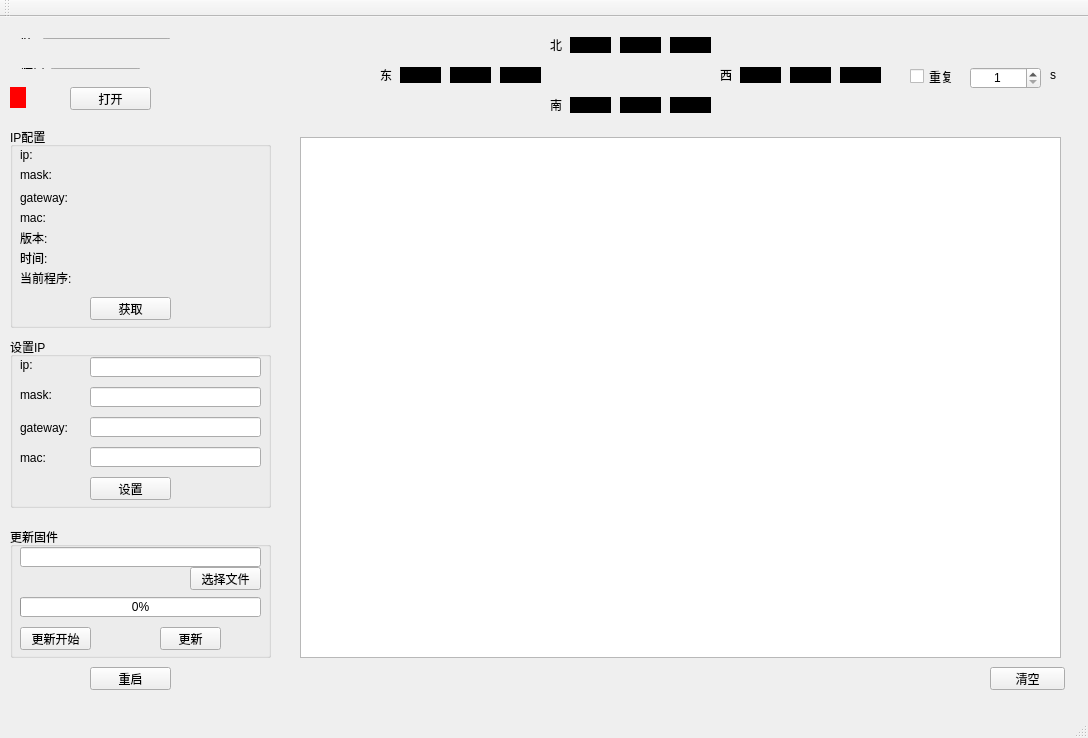
<?xml version="1.0" encoding="UTF-8"?>
<ui version="4.0">
 <class>MainWindow</class>
 <widget class="QMainWindow" name="MainWindow">
  <property name="geometry">
   <rect>
    <x>0</x>
    <y>0</y>
    <width>1088</width>
    <height>738</height>
   </rect>
  </property>
  <property name="windowTitle">
   <string>MainWindow</string>
  </property>
  <widget class="QWidget" name="centralWidget">
   <widget class="QGroupBox" name="groupBox">
    <property name="geometry">
     <rect>
      <x>10</x>
      <y>110</y>
      <width>261</width>
      <height>201</height>
     </rect>
    </property>
    <property name="title">
     <string>IP配置</string>
    </property>
    <widget class="QLabel" name="label_3">
     <property name="geometry">
      <rect>
       <x>10</x>
       <y>20</y>
       <width>31</width>
       <height>16</height>
      </rect>
     </property>
     <property name="text">
      <string>ip:</string>
     </property>
    </widget>
    <widget class="QLabel" name="ip_label">
     <property name="geometry">
      <rect>
       <x>90</x>
       <y>20</y>
       <width>161</width>
       <height>21</height>
      </rect>
     </property>
     <property name="text">
      <string/>
     </property>
    </widget>
    <widget class="QLabel" name="label10">
     <property name="geometry">
      <rect>
       <x>10</x>
       <y>40</y>
       <width>31</width>
       <height>16</height>
      </rect>
     </property>
     <property name="text">
      <string>mask:</string>
     </property>
    </widget>
    <widget class="QLabel" name="mask_label">
     <property name="geometry">
      <rect>
       <x>90</x>
       <y>40</y>
       <width>161</width>
       <height>21</height>
      </rect>
     </property>
     <property name="text">
      <string/>
     </property>
    </widget>
    <widget class="QLabel" name="gateway_label">
     <property name="geometry">
      <rect>
       <x>90</x>
       <y>60</y>
       <width>161</width>
       <height>20</height>
      </rect>
     </property>
     <property name="text">
      <string/>
     </property>
    </widget>
    <widget class="QLabel" name="label_8">
     <property name="geometry">
      <rect>
       <x>10</x>
       <y>60</y>
       <width>71</width>
       <height>21</height>
      </rect>
     </property>
     <property name="text">
      <string>gateway:</string>
     </property>
    </widget>
    <widget class="QLabel" name="label_9">
     <property name="geometry">
      <rect>
       <x>10</x>
       <y>80</y>
       <width>51</width>
       <height>21</height>
      </rect>
     </property>
     <property name="text">
      <string>mac:</string>
     </property>
    </widget>
    <widget class="QLabel" name="mac_label">
     <property name="geometry">
      <rect>
       <x>90</x>
       <y>80</y>
       <width>161</width>
       <height>21</height>
      </rect>
     </property>
     <property name="text">
      <string/>
     </property>
    </widget>
    <widget class="QPushButton" name="getip_button">
     <property name="geometry">
      <rect>
       <x>80</x>
       <y>170</y>
       <width>81</width>
       <height>23</height>
      </rect>
     </property>
     <property name="text">
      <string>获取</string>
     </property>
    </widget>
    <widget class="QLabel" name="version_label">
     <property name="geometry">
      <rect>
       <x>90</x>
       <y>100</y>
       <width>161</width>
       <height>20</height>
      </rect>
     </property>
     <property name="text">
      <string/>
     </property>
    </widget>
    <widget class="QLabel" name="label_25">
     <property name="geometry">
      <rect>
       <x>10</x>
       <y>100</y>
       <width>51</width>
       <height>21</height>
      </rect>
     </property>
     <property name="text">
      <string>版本:</string>
     </property>
    </widget>
    <widget class="QLabel" name="label_26">
     <property name="geometry">
      <rect>
       <x>10</x>
       <y>120</y>
       <width>51</width>
       <height>21</height>
      </rect>
     </property>
     <property name="text">
      <string>时间:</string>
     </property>
    </widget>
    <widget class="QLabel" name="time_label">
     <property name="geometry">
      <rect>
       <x>90</x>
       <y>120</y>
       <width>161</width>
       <height>20</height>
      </rect>
     </property>
     <property name="text">
      <string/>
     </property>
    </widget>
    <widget class="QLabel" name="label_27">
     <property name="geometry">
      <rect>
       <x>10</x>
       <y>140</y>
       <width>71</width>
       <height>21</height>
      </rect>
     </property>
     <property name="text">
      <string>当前程序:</string>
     </property>
    </widget>
    <widget class="QLabel" name="program_label">
     <property name="geometry">
      <rect>
       <x>90</x>
       <y>140</y>
       <width>161</width>
       <height>20</height>
      </rect>
     </property>
     <property name="text">
      <string/>
     </property>
    </widget>
   </widget>
   <widget class="QGroupBox" name="groupBox_2">
    <property name="geometry">
     <rect>
      <x>10</x>
      <y>320</y>
      <width>261</width>
      <height>171</height>
     </rect>
    </property>
    <property name="title">
     <string>设置IP</string>
    </property>
    <widget class="QLabel" name="label_4">
     <property name="geometry">
      <rect>
       <x>10</x>
       <y>20</y>
       <width>31</width>
       <height>16</height>
      </rect>
     </property>
     <property name="text">
      <string>ip:</string>
     </property>
    </widget>
    <widget class="QLabel" name="label10_2">
     <property name="geometry">
      <rect>
       <x>10</x>
       <y>50</y>
       <width>31</width>
       <height>16</height>
      </rect>
     </property>
     <property name="text">
      <string>mask:</string>
     </property>
    </widget>
    <widget class="QLabel" name="label_10">
     <property name="geometry">
      <rect>
       <x>10</x>
       <y>80</y>
       <width>61</width>
       <height>21</height>
      </rect>
     </property>
     <property name="text">
      <string>gateway:</string>
     </property>
    </widget>
    <widget class="QLabel" name="label_11">
     <property name="geometry">
      <rect>
       <x>10</x>
       <y>110</y>
       <width>51</width>
       <height>21</height>
      </rect>
     </property>
     <property name="text">
      <string>mac:</string>
     </property>
    </widget>
    <widget class="QPushButton" name="setip_button">
     <property name="geometry">
      <rect>
       <x>80</x>
       <y>140</y>
       <width>81</width>
       <height>23</height>
      </rect>
     </property>
     <property name="text">
      <string>设置</string>
     </property>
    </widget>
    <widget class="QLineEdit" name="ip_lineEdit">
     <property name="geometry">
      <rect>
       <x>80</x>
       <y>20</y>
       <width>171</width>
       <height>20</height>
      </rect>
     </property>
    </widget>
    <widget class="QLineEdit" name="mask_lineEdit">
     <property name="geometry">
      <rect>
       <x>80</x>
       <y>50</y>
       <width>171</width>
       <height>20</height>
      </rect>
     </property>
    </widget>
    <widget class="QLineEdit" name="gateway_lineEdit">
     <property name="geometry">
      <rect>
       <x>80</x>
       <y>80</y>
       <width>171</width>
       <height>20</height>
      </rect>
     </property>
     <property name="text">
      <string/>
     </property>
    </widget>
    <widget class="QLineEdit" name="mac_lineEdit">
     <property name="geometry">
      <rect>
       <x>80</x>
       <y>110</y>
       <width>171</width>
       <height>20</height>
      </rect>
     </property>
     <property name="text">
      <string/>
     </property>
    </widget>
   </widget>
   <widget class="QPushButton" name="reboot_button">
    <property name="geometry">
     <rect>
      <x>90</x>
      <y>650</y>
      <width>81</width>
      <height>23</height>
     </rect>
    </property>
    <property name="text">
     <string>重启</string>
    </property>
   </widget>
   <widget class="QGroupBox" name="groupBox_3">
    <property name="geometry">
     <rect>
      <x>10</x>
      <y>510</y>
      <width>261</width>
      <height>131</height>
     </rect>
    </property>
    <property name="title">
     <string>更新固件</string>
    </property>
    <widget class="QLineEdit" name="file_lineEdit">
     <property name="geometry">
      <rect>
       <x>10</x>
       <y>20</y>
       <width>241</width>
       <height>20</height>
      </rect>
     </property>
    </widget>
    <widget class="QPushButton" name="selectfile_button">
     <property name="geometry">
      <rect>
       <x>180</x>
       <y>40</y>
       <width>71</width>
       <height>23</height>
      </rect>
     </property>
     <property name="text">
      <string>选择文件</string>
     </property>
    </widget>
    <widget class="QPushButton" name="update_button">
     <property name="geometry">
      <rect>
       <x>150</x>
       <y>100</y>
       <width>61</width>
       <height>23</height>
      </rect>
     </property>
     <property name="text">
      <string>更新</string>
     </property>
    </widget>
    <widget class="QProgressBar" name="progressBar">
     <property name="geometry">
      <rect>
       <x>10</x>
       <y>70</y>
       <width>241</width>
       <height>20</height>
      </rect>
     </property>
     <property name="value">
      <number>0</number>
     </property>
    </widget>
    <widget class="QPushButton" name="preUpdate_utton">
     <property name="geometry">
      <rect>
       <x>10</x>
       <y>100</y>
       <width>71</width>
       <height>23</height>
      </rect>
     </property>
     <property name="text">
      <string>更新开始</string>
     </property>
    </widget>
   </widget>
   <widget class="QPlainTextEdit" name="rdata_textEdit">
    <property name="geometry">
     <rect>
      <x>300</x>
      <y>120</y>
      <width>761</width>
      <height>521</height>
     </rect>
    </property>
    <property name="readOnly">
     <bool>true</bool>
    </property>
    <property name="plainText">
     <string/>
    </property>
    <property name="centerOnScroll">
     <bool>true</bool>
    </property>
   </widget>
   <widget class="QWidget" name="layoutWidget">
    <property name="geometry">
     <rect>
      <x>10</x>
      <y>40</y>
      <width>141</width>
      <height>23</height>
     </rect>
    </property>
    <layout class="QHBoxLayout" name="horizontalLayout_3">
     <item>
      <widget class="QLabel" name="label_2">
       <property name="text">
        <string>端口</string>
       </property>
      </widget>
     </item>
     <item>
      <widget class="QLineEdit" name="port">
       <property name="enabled">
        <bool>true</bool>
       </property>
      </widget>
     </item>
    </layout>
   </widget>
   <widget class="QWidget" name="layoutWidget">
    <property name="geometry">
     <rect>
      <x>10</x>
      <y>10</y>
      <width>171</width>
      <height>23</height>
     </rect>
    </property>
    <layout class="QHBoxLayout" name="horizontalLayout_2">
     <item>
      <widget class="QLabel" name="label">
       <property name="text">
        <string>ip  </string>
       </property>
      </widget>
     </item>
     <item>
      <widget class="QLineEdit" name="ip">
       <property name="maximumSize">
        <size>
         <width>151</width>
         <height>16777215</height>
        </size>
       </property>
      </widget>
     </item>
    </layout>
   </widget>
   <widget class="QLabel" name="connect_status">
    <property name="geometry">
     <rect>
      <x>10</x>
      <y>70</y>
      <width>16</width>
      <height>21</height>
     </rect>
    </property>
    <property name="styleSheet">
     <string notr="true">background-color: rgb(255, 0, 0);</string>
    </property>
    <property name="text">
     <string/>
    </property>
   </widget>
   <widget class="QPushButton" name="clear_button">
    <property name="geometry">
     <rect>
      <x>990</x>
      <y>650</y>
      <width>75</width>
      <height>23</height>
     </rect>
    </property>
    <property name="text">
     <string>清空</string>
    </property>
   </widget>
   <widget class="QPushButton" name="open_button">
    <property name="geometry">
     <rect>
      <x>70</x>
      <y>70</y>
      <width>81</width>
      <height>23</height>
     </rect>
    </property>
    <property name="text">
     <string>打开</string>
    </property>
   </widget>
   <widget class="QLabel" name="label_28">
    <property name="geometry">
     <rect>
      <x>1050</x>
      <y>50</y>
      <width>16</width>
      <height>16</height>
     </rect>
    </property>
    <property name="text">
     <string>s</string>
    </property>
   </widget>
   <widget class="QLabel" name="label_24">
    <property name="geometry">
     <rect>
      <x>570</x>
      <y>80</y>
      <width>41</width>
      <height>16</height>
     </rect>
    </property>
    <property name="styleSheet">
     <string notr="true">background-color: rgb(0, 0, 0);</string>
    </property>
    <property name="text">
     <string/>
    </property>
    <property name="alignment">
     <set>Qt::AlignCenter</set>
    </property>
    <property name="wordWrap">
     <bool>false</bool>
    </property>
   </widget>
   <widget class="QLabel" name="label_7">
    <property name="geometry">
     <rect>
      <x>620</x>
      <y>20</y>
      <width>41</width>
      <height>16</height>
     </rect>
    </property>
    <property name="styleSheet">
     <string notr="true">background-color: rgb(0, 0, 0);</string>
    </property>
    <property name="text">
     <string/>
    </property>
    <property name="alignment">
     <set>Qt::AlignCenter</set>
    </property>
    <property name="wordWrap">
     <bool>false</bool>
    </property>
   </widget>
   <widget class="QLabel" name="label_18">
    <property name="geometry">
     <rect>
      <x>790</x>
      <y>50</y>
      <width>41</width>
      <height>16</height>
     </rect>
    </property>
    <property name="styleSheet">
     <string notr="true">background-color: rgb(0, 0, 0);</string>
    </property>
    <property name="text">
     <string/>
    </property>
    <property name="alignment">
     <set>Qt::AlignCenter</set>
    </property>
    <property name="wordWrap">
     <bool>false</bool>
    </property>
   </widget>
   <widget class="QLabel" name="label_15">
    <property name="geometry">
     <rect>
      <x>380</x>
      <y>50</y>
      <width>16</width>
      <height>16</height>
     </rect>
    </property>
    <property name="text">
     <string>东</string>
    </property>
   </widget>
   <widget class="QLabel" name="label_13">
    <property name="geometry">
     <rect>
      <x>500</x>
      <y>50</y>
      <width>41</width>
      <height>16</height>
     </rect>
    </property>
    <property name="styleSheet">
     <string notr="true">background-color: rgb(0, 0, 0);</string>
    </property>
    <property name="text">
     <string/>
    </property>
    <property name="alignment">
     <set>Qt::AlignCenter</set>
    </property>
    <property name="wordWrap">
     <bool>false</bool>
    </property>
   </widget>
   <widget class="QLabel" name="label_21">
    <property name="geometry">
     <rect>
      <x>670</x>
      <y>80</y>
      <width>41</width>
      <height>16</height>
     </rect>
    </property>
    <property name="styleSheet">
     <string notr="true">background-color: rgb(0, 0, 0);</string>
    </property>
    <property name="text">
     <string/>
    </property>
    <property name="alignment">
     <set>Qt::AlignCenter</set>
    </property>
    <property name="wordWrap">
     <bool>false</bool>
    </property>
   </widget>
   <widget class="QLabel" name="label_17">
    <property name="geometry">
     <rect>
      <x>840</x>
      <y>50</y>
      <width>41</width>
      <height>16</height>
     </rect>
    </property>
    <property name="styleSheet">
     <string notr="true">background-color: rgb(0, 0, 0);</string>
    </property>
    <property name="text">
     <string/>
    </property>
    <property name="alignment">
     <set>Qt::AlignCenter</set>
    </property>
    <property name="wordWrap">
     <bool>false</bool>
    </property>
   </widget>
   <widget class="QLabel" name="label_23">
    <property name="geometry">
     <rect>
      <x>550</x>
      <y>80</y>
      <width>16</width>
      <height>16</height>
     </rect>
    </property>
    <property name="text">
     <string>南</string>
    </property>
   </widget>
   <widget class="QLabel" name="label_19">
    <property name="geometry">
     <rect>
      <x>720</x>
      <y>50</y>
      <width>16</width>
      <height>16</height>
     </rect>
    </property>
    <property name="text">
     <string>西</string>
    </property>
   </widget>
   <widget class="QLabel" name="label_20">
    <property name="geometry">
     <rect>
      <x>740</x>
      <y>50</y>
      <width>41</width>
      <height>16</height>
     </rect>
    </property>
    <property name="styleSheet">
     <string notr="true">background-color: rgb(0, 0, 0);</string>
    </property>
    <property name="text">
     <string/>
    </property>
    <property name="alignment">
     <set>Qt::AlignCenter</set>
    </property>
    <property name="wordWrap">
     <bool>false</bool>
    </property>
   </widget>
   <widget class="QLabel" name="label_5">
    <property name="geometry">
     <rect>
      <x>550</x>
      <y>20</y>
      <width>16</width>
      <height>16</height>
     </rect>
    </property>
    <property name="text">
     <string>北</string>
    </property>
   </widget>
   <widget class="QLabel" name="label_12">
    <property name="geometry">
     <rect>
      <x>670</x>
      <y>20</y>
      <width>41</width>
      <height>16</height>
     </rect>
    </property>
    <property name="styleSheet">
     <string notr="true">background-color: rgb(0, 0, 0);</string>
    </property>
    <property name="text">
     <string/>
    </property>
    <property name="alignment">
     <set>Qt::AlignCenter</set>
    </property>
    <property name="wordWrap">
     <bool>false</bool>
    </property>
   </widget>
   <widget class="QLabel" name="label_16">
    <property name="geometry">
     <rect>
      <x>400</x>
      <y>50</y>
      <width>41</width>
      <height>16</height>
     </rect>
    </property>
    <property name="styleSheet">
     <string notr="true">background-color: rgb(0, 0, 0);</string>
    </property>
    <property name="text">
     <string/>
    </property>
    <property name="alignment">
     <set>Qt::AlignCenter</set>
    </property>
    <property name="wordWrap">
     <bool>false</bool>
    </property>
   </widget>
   <widget class="QLabel" name="label_22">
    <property name="geometry">
     <rect>
      <x>620</x>
      <y>80</y>
      <width>41</width>
      <height>16</height>
     </rect>
    </property>
    <property name="styleSheet">
     <string notr="true">background-color: rgb(0, 0, 0);</string>
    </property>
    <property name="text">
     <string/>
    </property>
    <property name="alignment">
     <set>Qt::AlignCenter</set>
    </property>
    <property name="wordWrap">
     <bool>false</bool>
    </property>
   </widget>
   <widget class="QCheckBox" name="checkBox">
    <property name="geometry">
     <rect>
      <x>910</x>
      <y>50</y>
      <width>51</width>
      <height>19</height>
     </rect>
    </property>
    <property name="text">
     <string>重复</string>
    </property>
   </widget>
   <widget class="QLabel" name="label_6">
    <property name="geometry">
     <rect>
      <x>570</x>
      <y>20</y>
      <width>41</width>
      <height>16</height>
     </rect>
    </property>
    <property name="styleSheet">
     <string notr="true">background-color: rgb(0, 0, 0);</string>
    </property>
    <property name="text">
     <string/>
    </property>
    <property name="alignment">
     <set>Qt::AlignCenter</set>
    </property>
    <property name="wordWrap">
     <bool>false</bool>
    </property>
   </widget>
   <widget class="QLabel" name="label_14">
    <property name="geometry">
     <rect>
      <x>450</x>
      <y>50</y>
      <width>41</width>
      <height>16</height>
     </rect>
    </property>
    <property name="styleSheet">
     <string notr="true">background-color: rgb(0, 0, 0);</string>
    </property>
    <property name="text">
     <string/>
    </property>
    <property name="alignment">
     <set>Qt::AlignCenter</set>
    </property>
    <property name="wordWrap">
     <bool>false</bool>
    </property>
   </widget>
   <widget class="QSpinBox" name="spinBox">
    <property name="geometry">
     <rect>
      <x>970</x>
      <y>50</y>
      <width>71</width>
      <height>22</height>
     </rect>
    </property>
    <property name="alignment">
     <set>Qt::AlignCenter</set>
    </property>
    <property name="minimum">
     <number>1</number>
    </property>
    <property name="maximum">
     <number>1000</number>
    </property>
   </widget>
  </widget>
  <widget class="QMenuBar" name="menuBar">
   <property name="geometry">
    <rect>
     <x>0</x>
     <y>0</y>
     <width>1088</width>
     <height>23</height>
    </rect>
   </property>
  </widget>
  <widget class="QToolBar" name="mainToolBar">
   <attribute name="toolBarArea">
    <enum>TopToolBarArea</enum>
   </attribute>
   <attribute name="toolBarBreak">
    <bool>false</bool>
   </attribute>
  </widget>
  <widget class="QStatusBar" name="statusBar"/>
 </widget>
 <layoutdefault spacing="6" margin="11"/>
 <resources/>
 <connections/>
</ui>
